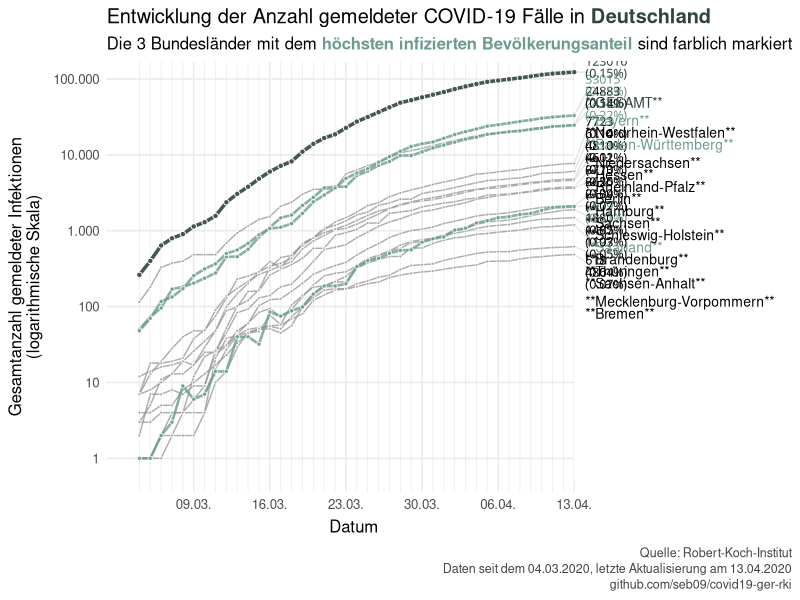
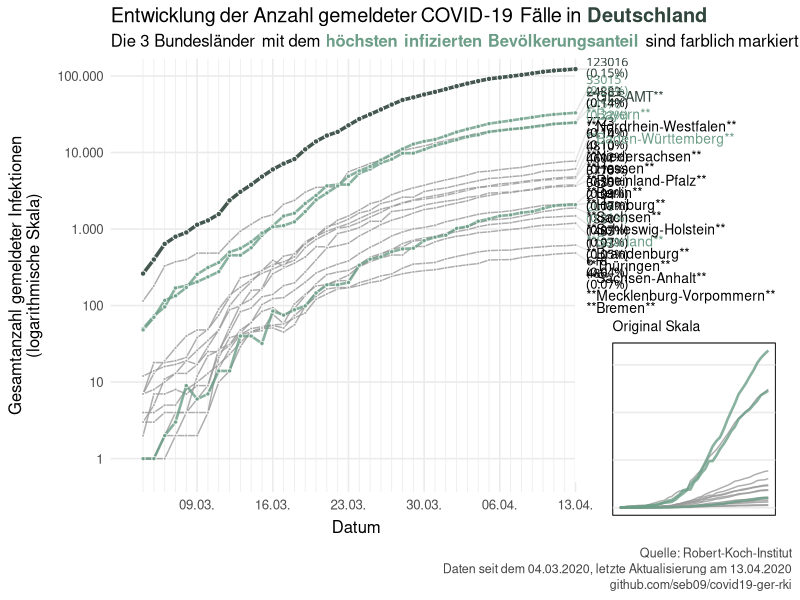
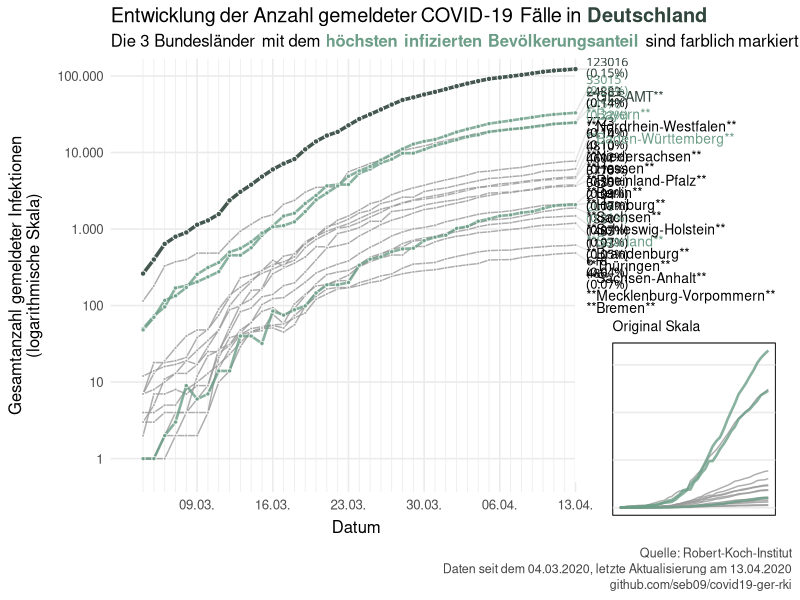

Write R code to recreate these figures, in order.

library(tidyverse)
library(cowplot)
library(ggtext)
library(lubridate)

theme_set(theme_minimal(base_size = 12))

# import data ------------------------------------------------------------------

pop <- read_csv("data/einwohner_bundesland.csv")
corona_rki <- read_csv("data/corona_deu_rki.csv") %>% 
  left_join(pop, by = "Bundesland") %>% 
  filter(Fallzahl > 0)


# data for plotting ------------------------------------------------------------

d_total <- corona_rki %>% 
  group_by(Datum) %>% 
  summarise(
    Fallzahl = sum(Fallzahl, na.rm = TRUE),
    Todeszahl = sum(Todeszahl, na.rm = TRUE),
    Einwohner = sum(Einwohner, na.rm = TRUE)
  ) %>% 
  mutate(Bundesland = "Gesamt")

d_plot <- corona_rki %>% 
  bind_rows(d_total) %>% 
  mutate(Bundesland = fct_reorder2(Bundesland, Datum, Fallzahl))

# prepare labels ---------------------------------------------------------------

# latest numbers per Bundesland
d_plot_end <- d_plot %>% 
  arrange(-as.numeric(Datum)) %>% 
  group_by(Bundesland) %>%
  top_n(1, Datum) %>% 
  ungroup() %>%
  mutate(Anteil = Fallzahl/Einwohner)

# evenly spread label coordinates
y_log <- log10(d_plot$Fallzahl)
lab_min <- min(y_log) + 0.5 * diff(range(y_log))
lab_max <- max(y_log)
lab_coord <- 10^seq(lab_min, lab_max, length.out = nlevels(d_plot$Bundesland))

# set colors
#colorRamp(c("#FFFFFF", "#374E55"))(0.87) %>% rgb(maxColorValue = 255)
color_text_total <- "#30453C"
color_line_total <- colorRamp(c("#FFFFFF", color_text_total))(0.9) %>% rgb(maxColorValue = 255)
#colorRamp(c("#FFFFFF", "#79AF97", "#000000"))(0.8) %>% rgb(maxColorValue = 255)
color_text_top <- "#6C9D87"
color_line_top <- colorRamp(c("#FFFFFF", color_text_top))(1) %>% rgb(maxColorValue = 255)
color_text_std <- "#000000"
color_line_std <- colorRamp(c("#FFFFFF", color_text_std))(0.4) %>% rgb(maxColorValue = 255)

# number of colored Bundesländer
top_color <- 3

# create label data set
d_plot_label_tot <- d_plot_end %>% 
  filter(Bundesland == "Gesamt") %>% 
  mutate(Ranking = 99)

d_plot_label_rest <- d_plot_end  %>% 
  arrange(-Anteil) %>% 
  filter(Bundesland != "Gesamt") %>% 
  mutate(Ranking = 1:n())

d_plot_label <- d_plot_label_tot %>% 
  bind_rows(d_plot_label_rest) %>% 
  mutate(color_text = if_else(Ranking <= top_color, color_text_top, color_text_std)) %>% 
  mutate(color_text = if_else(Ranking == 99, color_text_total, color_text)) %>% 
  mutate(color_line = if_else(Ranking <= top_color, color_line_top, color_line_std)) %>% 
  mutate(color_line = if_else(Ranking == 99, color_line_total, color_line)) %>% 
  mutate(pct = paste0(format(round(Anteil*100, 2), nsmall = 2),"%")) %>% 
  mutate(
    tot = format(Fallzahl) %>%
      str_replace_all(" ", "<span style='color:#ffffff00;'>0</span>") %>% 
      paste0("<span style='color:#ffffff00;'>0</span>", .)
  ) %>% 
  mutate(label = glue::glue("
    <span style='color:{color_text};'>
      <span style='font-family:\"Lucida Console\";font-size:9pt;'>
        {format(tot)} ({pct})
      </span>
      <span style='font-size:10pt;'>
        **{ifelse(Bundesland == \"Gesamt\", toupper(Bundesland), as.character(Bundesland))}**
      </span>
    </span>
  ")) %>% 
  arrange(Fallzahl) %>% 
  mutate(pos_x = Datum + 1) %>% 
  mutate(pos_y = lab_coord)

# create plot ------------------------------------------------------------------

# calculate x- and y-range (for label background)
mult_x <- c(0.05, 0.5)
mult_y <- c(0.025,0.025)
xrg <- range(d_plot$Datum) + c(-1, 1)*mult_x*diff(range(d_plot$Datum))
yrg <- range(d_plot$Fallzahl)

d_plot <- d_plot_label %>% 
  select(Bundesland, Anteil, Ranking) %>% 
  left_join(d_plot, ., by = "Bundesland") %>%
  filter(Bundesland != "Gesamt")

size_line_top <- 0.9
size_line_std <- 0.5

d_plot_top <- d_plot %>% 
  filter(Ranking <= top_color)

d_plot_std <- d_plot %>% 
  filter(Ranking > top_color)


p_geom_std_line <- geom_line(
    data = d_plot_std,
    mapping = aes(x = Datum, y = Fallzahl, group = Bundesland),
    alpha = 0.8, size = size_line_std, color = color_line_std
  )

p_geom_std_pt <- geom_point(
    data = d_plot_std,
    mapping = aes(x = Datum, y = Fallzahl, group = Bundesland),
    alpha = 0.8, size = 1.25*size_line_std, shape = 21,
    fill = color_line_std, color = "#FFFFFF"
  )

p_geom_top_line <- geom_line(
    data = d_plot_top,
    mapping = aes(x = Datum, y = Fallzahl, group = Bundesland),
    alpha = 0.8, size = size_line_top, color = color_line_top
  )

p_geom_top_pt <- geom_point(
    data = d_plot_top,
    mapping = aes(x = Datum, y = Fallzahl, group = Bundesland),
    alpha = 0.8, size = 1.25*size_line_top, shape = 21,
    fill = color_line_top, color = "#FFFFFF"
  )

p_geom_total_line <- geom_line(
    data = d_total,
    aes(Datum, Fallzahl),
    size = 1.2,
    color = color_line_total,
    inherit.aes = FALSE
  )

p_geom_total_pt <- geom_point(
    data = d_total,
    aes(Datum, Fallzahl),
    size = 1.5,
    fill = color_line_total,
    color = "#FFFFFF",
    shape = 21,
    inherit.aes = FALSE
  )

p_main <- ggplot() +
  annotate(
    "rect",
    xmin = max(d_plot_label$Datum),
    xmax = xrg[2],
    ymin = yrg[1]-0.5,
    ymax = yrg[2]+0.5,
    fill = "#FFFFFF"
  ) +
  geom_richtext(
    data = d_plot_label,
    mapping = aes(x = pos_x, y = pos_y, label = label),
    hjust = 0,
    vjust = 0.5,
    fill = NA,
    label.color = NA,
    label.padding = grid::unit(rep(0, 4), "pt"),
    show.legend = FALSE
  ) +
  geom_segment(
    data = d_plot_label,
    mapping = aes(x = Datum, xend = pos_x + 0.5, y = Fallzahl, yend =pos_y),
    alpha = 0.1, color = "#000000",
    inherit.aes = FALSE
  ) +
  p_geom_std_line +
  p_geom_std_pt +
  p_geom_top_line +
  p_geom_top_pt +
  p_geom_total_line +
  p_geom_total_pt +
  scale_x_date(
    breaks = seq(ymd("2020-03-09"), ymd(max(d_plot$Datum)), by = "weeks"),
    minor_breaks = seq(ymd("2020-03-04"), ymd(max(d_plot$Datum)), by = "days"),
    date_labels = "%d.%m.",
    expand = expansion(mult = c(mult_x[1],0))
  ) +
  scale_y_continuous(
    trans = scales::log10_trans(),
    breaks = 10^c(0:5),
    expand = expansion(mult = mult_y),
    labels = function(x) scales::comma(x, big.mark = ".", accuracy = 1, decimal.mark = ",")
  ) +
  scale_color_manual(values = c(color_line_std, color_line_top)) +
  scale_fill_manual(values = c(color_line_std, color_line_top)) +
  labs(
    x = "Datum",
    y = glue::glue(
      "Gesamtanzahl gemeldeter Infektionen",
      "(logarithmische Skala)",
      .sep = "\n"
    ),
    title = glue::glue(
      "Entwicklung der Anzahl gemeldeter COVID-19 Fälle in **<span style='color:{color_text_total};'>Deutschland</span>**"
    ),
    subtitle = glue::glue(
      "Die {top_color} Bundesländer mit dem **<span style='color:{color_text_top};'>höchsten infizierten Bevölkerungsanteil</span>** sind farblich markiert"
    ),
    caption = glue::glue(
      "Quelle: Robert-Koch-Institut",
      "Daten seit dem {min(d_plot$Datum) %>% format(\"%d.%m.%Y\")}, letzte Aktualisierung am {max(d_plot$Datum) %>% format(\"%d.%m.%Y\")}",
      "github.com/seb09/covid19-ger-rki",
      .sep = "\n"
    )
  ) +
  theme(
    legend.position = "none",
    panel.grid.minor.y = element_blank(),
    axis.title.x = element_text(margin = margin(t = 0.5, unit = "lines"), hjust = 0.35),
    axis.title.y = element_text(margin = margin(r = 0.5, unit = "lines")),
    plot.title = element_markdown(),
    plot.subtitle = element_markdown(lineheight = 1.25),
    plot.caption = element_text(color = "#444444", size = 9, lineheight = 1.05)
  )

p_main

p_sub <- ggplot() +
  p_geom_std_line +
  p_geom_top_line +
  #p_geom_total_line +
  labs(title = "Original Skala") +
  theme(
    panel.grid.minor.y = element_blank(),
    panel.grid.major.x = element_blank(),
    panel.grid.minor.x = element_blank(),
    panel.background = element_rect(fill = "#FFFFFF"),
    panel.border = element_rect(color = "#000000", size = 0.33, fill = NA),
    axis.title.x = element_blank(),
    axis.title.y = element_blank(),
    axis.text.x = element_blank(),
    axis.text.y = element_blank(),
    plot.title = element_text(size = 10)
  )

p <- ggdraw() +
  draw_plot(p_main) +
  draw_plot(p_sub, x = 0.98, y = 0.12, width = 0.23, height = 0.36, hjust = 1, vjust = 0)

p

ggsave(fs::path("plots", "covid19-deu-rki-entwicklung.png"), p, width = 10, height = 6.66, dpi = 200, scale = 1.3)
